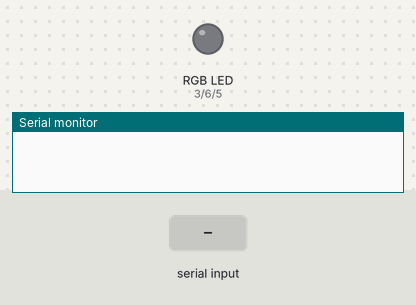
This sketch was run on a simulated Arduino Uno, built with avr-gcc and run on an emulated ATmega328P. On the bench: an RGB LED mixed from three pins (HIGH = lit), the last lines printed to the serial monitor. The test bench sets the inputs (shaded band). Dim RGB values are drawn brighter than linear.

Above: at 1.2 s.
1.3 s: "90,45\n" received over the second serial link
At 3.5 s:
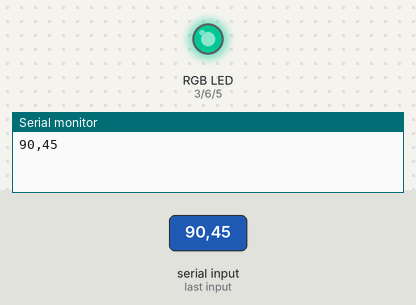
3.8 s: "5\n" received over the second serial link
At 5.6 s:
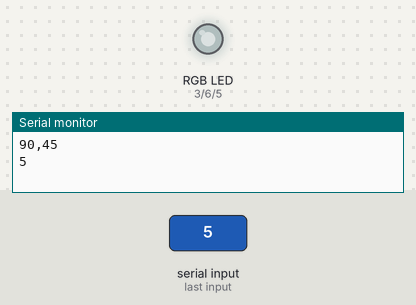
6.2 s: "30,150\n" received over the second serial link
At 8.6 s:
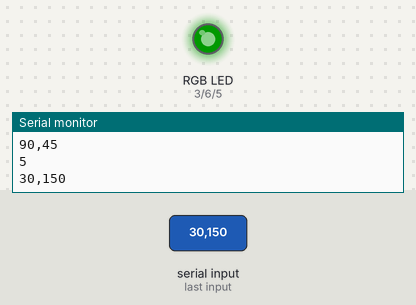
Timing chart, 0 to 10.1 s (numbered marks = the images above; inputs shaded):
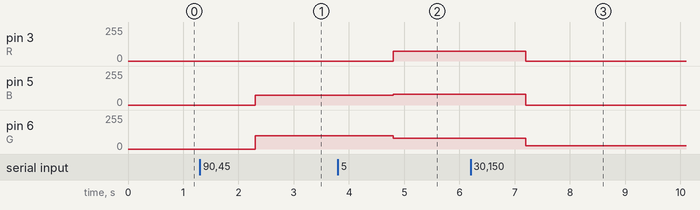

Measured:
- after the input at 1.3 s, pin 5 (B): 0/255 → 74/255 after 1.0 s; pin 6 (G): 0/255 → 100/255 after 1.0 s
- after the input at 3.8 s, pin 3 (R): 0/255 → 74/255 after 1.0 s; pin 5 (B): 74/255 → 80/255 after 1.0 s; pin 6 (G): 100/255 → 80/255 after 1.0 s
- after the input at 6.2 s, pin 3 (R): 74/255 → 0/255 after 1.0 s; pin 5 (B): 80/255 → 0/255 after 1.0 s; pin 6 (G): 80/255 → 25/255 after 1.0 s

The sketch:

main.ino
```cpp
#include <SoftwareSerial.h>

SoftwareSerial BTSerial(10, 11); // RX, TX

//pins for R G and B colors of the LED
#define R 3
#define G 6
#define B 5

void setup()
{
    Serial.begin(9600);
    BTSerial.begin(9600);
}

String x="";

void loop()
{

  if (BTSerial.available())     //if there's anything coming from BLE to the Arduino
  {
      x=BTSerial.readString();
      Serial.print(x);            //show in Serial for debugging
      decode(x);
  }

}


/**
 * @brief   Turn on the right colors for the RGB LED
 *          by parsing char to int and scaling to 0-255.
 * @ss      The string received from Bluetooth, RxGxBx
 */
void decode(String ss)
{
    analogWrite(R,(ss[1]-'0') *25);
    analogWrite(G,(ss[3]-'0') *25);
    analogWrite(B,(ss[5]-'0') *25);
}
```
